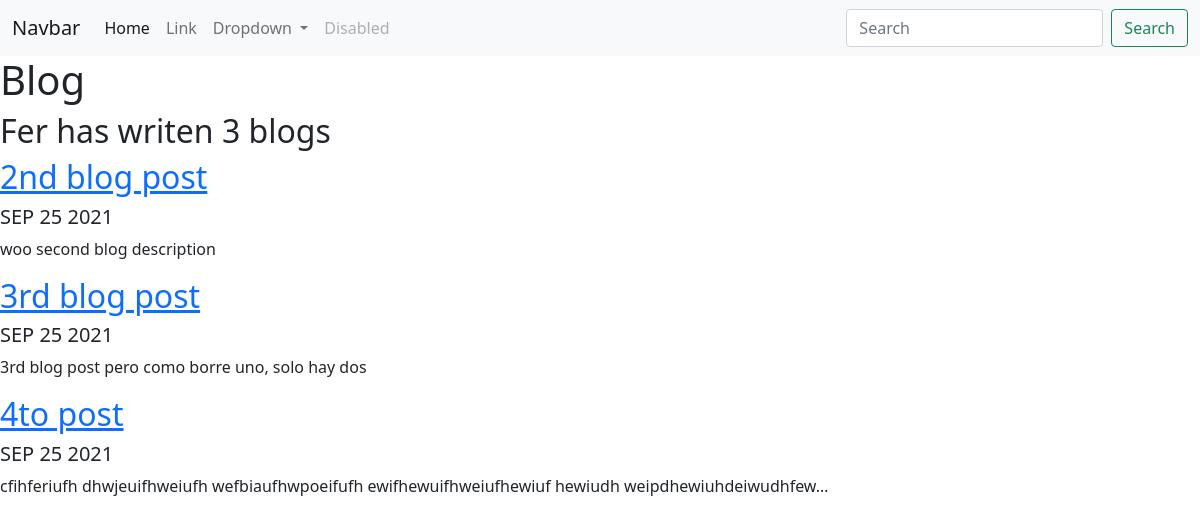
Screenshot of /blog/ with the database file from the repository.
### blog/models.py (models this page shows, shortened)
class Blog(models.Model):
    title=models.CharField(max_length=200)
    date=models.DateField()
    description=models.TextField()

### blog/views.py (the view)
# urls.py: path('', views.all_blogs, name='all_blogs'),
def all_blogs(request):
    blog_count=Blog.objects.count
    blog=Blog.objects.order_by('-date')
    return render(request, 'blog/all_blogs.html', {'blog':blog, 'blog_count':blog_count})

### blog/templates/blog/all_blogs.html
{% extends 'portfolio/base.html' %}
{% block content %}
<h1>Blog</h1>
<h2>Fer has writen {{ blog_count }} blog{{blog_count|pluralize}}</h2>
{% for blog in blog %}
<a href="{% url 'blog:detail' blog.id %}"><h2>{{ blog.title }}</h2></a>
<h5>{{ blog.date|date:'M d Y'|upper}}</h5>
<p>{{ blog.description|striptags|truncatechars:100 }}</p>
{% endfor %}
{% endblock %}

### portfolio/templates/portfolio/base.html (shortened to what this page needs)
<!doctype html>
<html lang="en">
  <head>
    <link href="https://cdn.jsdelivr.net/npm/bootstrap@5.1.1/dist/css/bootstrap.min.css" rel="stylesheet">
  </head>
  <body>
    <nav class="navbar navbar-expand-lg navbar-light bg-light">
        <div class="container-fluid">
          <a class="navbar-brand" href="#">Navbar</a>
          <div class="collapse navbar-collapse" id="navbarSupportedContent">
            <ul class="navbar-nav me-auto mb-2 mb-lg-0">
              <li class="nav-item">
                <a class="nav-link active" aria-current="page" href="#">Home</a>
              </li>
              <li class="nav-item">
                <a class="nav-link" href="#">Link</a>
              </li>
              <li class="nav-item dropdown">
                <a class="nav-link dropdown-toggle" href="#" id="navbarDropdown" role="button" data-bs-toggle="dropdown" aria-expanded="false">
                  Dropdown
                </a>
              </li>
              <li class="nav-item">
                <a class="nav-link disabled">Disabled</a>
              </li>
            </ul>
            <form class="d-flex">
              <input class="form-control me-2" type="search" placeholder="Search" aria-label="Search">
              <button class="btn btn-outline-success" type="submit">Search</button>
            </form>
          </div>
        </div>
      </nav>
      {% block content %} {% endblock %}
  </body>
</html>

### rows the page displays
Blog: title "2nd blog post", date "SEP 25 2021", description "woo second blog description"
Blog: title "3rd blog post", date "SEP 25 2021", description "3rd blog post pero como borre uno, solo hay dos"
Blog: title "4to post", date "SEP 25 2021", description "cfihferiufh dhwjeuifhweiufh wefbiaufhwpoeifufh ewifhewuifhweiufhewiuf hewiudh weipdhewiuhdeiwudhfew…"

### other values shown
{{ blog_count }} "3"
